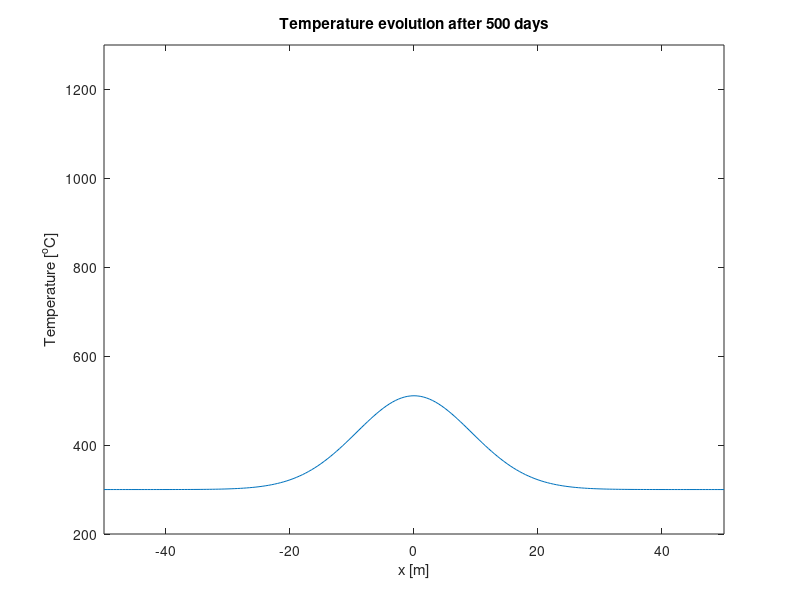
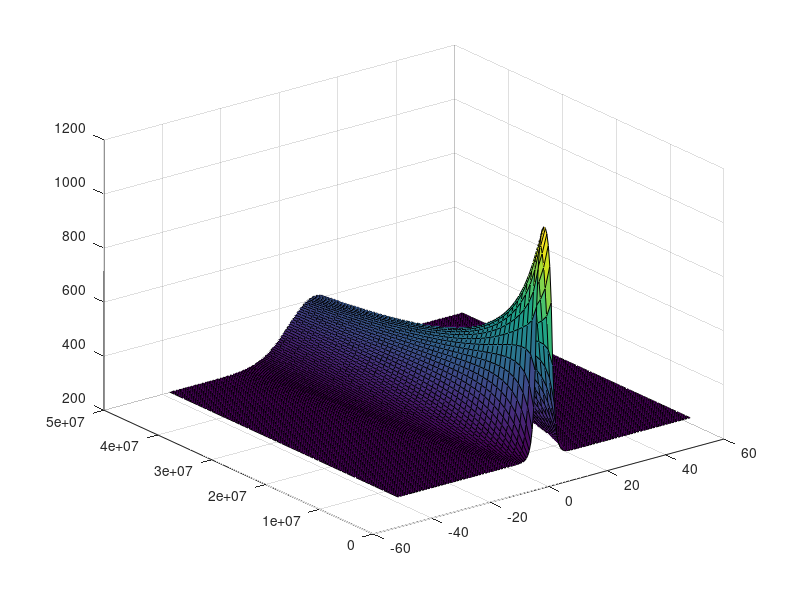

Write the MATLAB code that produced these figures, in order.
% Solves the 1D heat equation with an explicit finite difference scheme
% 
% From Thorsten Becker's webpage
%

clear all
close all

% Physical parameters
L = 100; % Length of modeled domain [m]
Tmagma = 1200; % Temperature of magma [C]
Trock = 300; % Temperature of country rock [C]
kappa = 1e-6; % Thermal diffusivity of rock [m2/s]
W = 5; % Width of dike [m]
day = 3600*24; % # seconds per day
dt = 10*day; % Timestep [s]

% Numerical parameters
nx = 201; % Number of gridpoints in x-direction
nt = 50; % Number of timesteps to compute
dx = L/(nx-1); % Spacing of grid
x = -L/2:dx:L/2;% Grid

% Setup initial temperature profile
T = ones(size(x))*Trock;
T(find(abs(x)<=W/2)) = Tmagma;

% XXX Construct A matrix
A = sparse(nx,nx);
A(1,1)=1;
sx = kappa*dt/dx^2;
for ii=2:nx-1
    A(ii,ii-1) = -sx;
    A(ii,ii) = 1+2*sx;
    A(ii,ii+1) = -sx;
end
A(nx,nx)=1;

time = 0;
T = T';
for n=1:nt % Timestep loop
    % Compute new temperature
    Tnew = zeros(nx,1);
    Tnew = inv(A)*T;
    
    % Set boundary conditions
    Tnew(1) = T(1);
    Tnew(nx) = T(nx);
    
    % Update temperature and time
    T = Tnew;
    time = time+dt;
    
    % Plot solution
    figure(1), clf
    plot(x,Tnew);
    Ymat(n,:) = n*dt*(ones(1,nx));
    Xmat(n,:) = x;
    Tmat(n,:) = Tnew;
    axis([-50 50 200 1300])
    xlabel('x [m]')
    ylabel('Temperature [^oC]')
    title(['Temperature evolution after ',num2str(time/day),' days'])
    drawnow
end
figure
surf(Xmat,Ymat,Tmat)
%shading flat